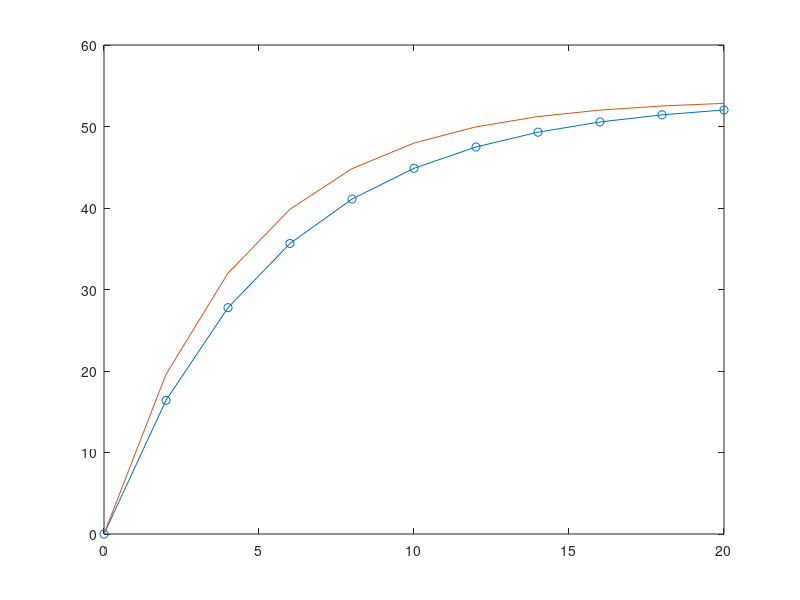

MATLAB code for this plot:
clc; clear all; close all;
g=9.8; m=68.1; cd=12.5;
% Paraşütçünün düşme hızı Mat Modeli Analitik Çözümü
t=0:2:20;
vta=((m*g)/cd)*(1-exp(-(cd/m)*t));
% plot(t,vta);
% disp([t,vta]);
% Paraşütçünün düşme hızı Mat Modeli Sayısal(Nümerik) Çözümü
vt0=0; dt=2;
for t=1:1:10;
    vt(t)=vt0+(g-(cd/m)*vt0)*dt;
    vt0=vt(t);
end;
t=0:2:20;
vts=[0 vt];a=[t;vta;vts]; disp(a);
plot(t,vta,'-o',t,vts,'-');
